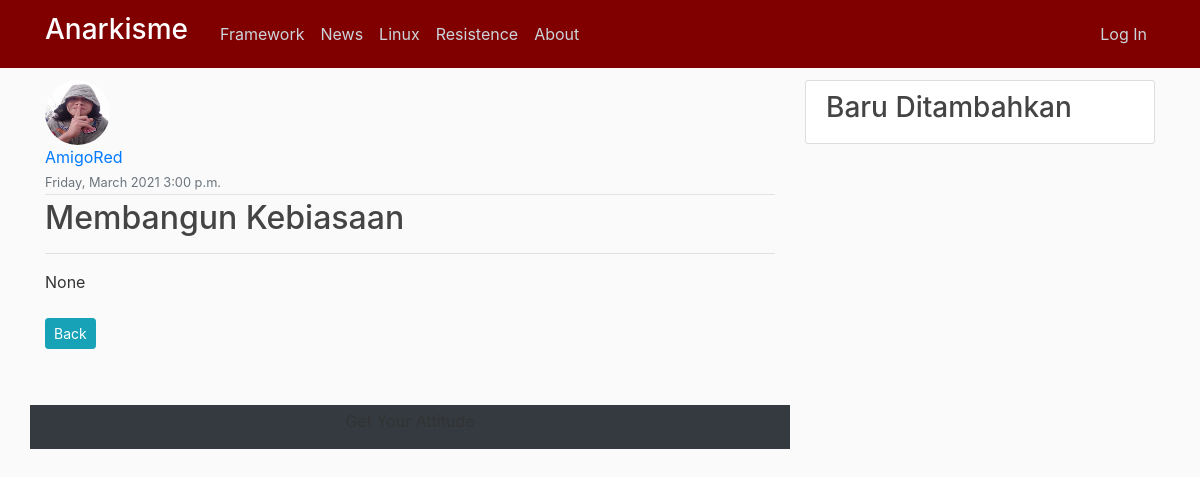
/post/32/, run on an earlier commit of the app's database.
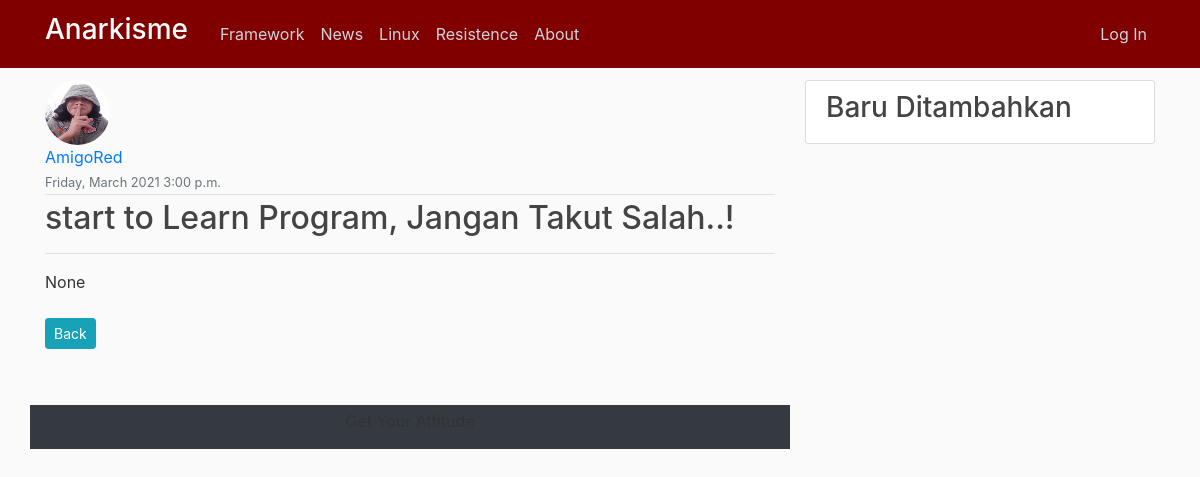
And on a later commit of the database.
### blog/models.py (models this page shows, shortened)
class Post(models.Model):
	title = models.CharField(max_length=100)
	content = models.TextField()
	url = models.CharField(max_length=50,default='SOME STRING')
	isi = RichTextField(blank=True,null=True)
	tanggal = models.DateTimeField(auto_now_add=timezone.now)
	author = models.ForeignKey(User, on_delete=models.CASCADE)

### users/models.py (models this page shows, shortened)
class Profile(models.Model):
	user = models.OneToOneField(User, on_delete=models.CASCADE)
	image = models.ImageField(default='default.jpg',upload_to='profile_pics')

### blog/views.py (the view)
# urls.py: path('post/<int:pk>/',PostDetailView.as_view(), name='post-detail'),
class PostDetailView(DetailView):
	model = Post

### blog/templates/blog/post_detail.html (shortened to what this page needs)
{% extends "blog/base.html" %}
{% block content %}
        <div class="row">
          <div class="col-md-12 mb-5">
          <img class="rounded-circle article-img" src="{{ object.author.profile.image.url }}" alt="">
          <div class="media-body">
            <div class="article-metadata">
              <a class="mr-2" href="{% url 'user-post' object.author.username %}">{{object.author}}</a>
            <div class="">
              <small class="text-muted">{{object.tanggal|date:'l, F Y g:i a'}}</small>
            </div>
            </div>
            <h2 class="article-title">{{object.title}}</h2>
            <hr>
            <p class="article-content">{{object.isi|safe}}</p>
              <a class="btn btn-info btn-sm mt-2 mb-2" href="{% url 'blog-home' %}">Back</a>
          </div>
          </div>
          <div class="col-md-12 bg-dark mb-3 pt-1 text-center">
              <p>Get Your Attitude</p>
            </div>
        </div>
{% endblock content %}

What changed in the data, as far as the page shows it:
changed Post "None": title "Membangun Kebiasaan" → "start to Learn Program, Jangan Takut Salah..!"
